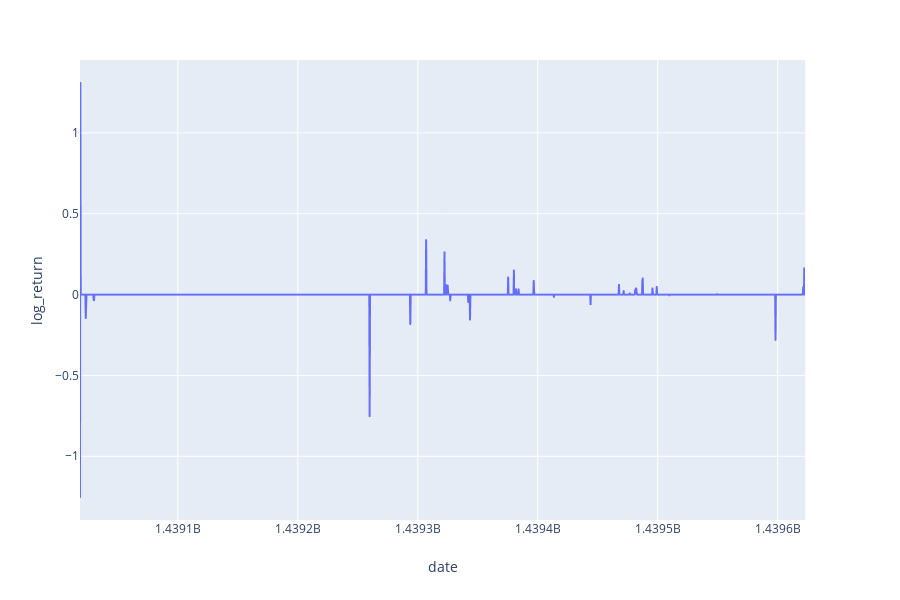

Notebook code cell kept with this figure:
### Markdown cell above
Noticed from quickly looking at this that maybe the first 100k data points shouldn't be used for ether because for the most part all of the log returns are zero.  Ether must not have been actively traded as much at that point.

### Code cell
import plotly.express as px
small_data = data.iloc[0:12*24*7]  # Log return is almost always 0 for the early part of the dataset.
# small_data = data.iloc[350000:350000+12*24*7]  # It appears that over a week, the log return is actually very rarely completely flat.
# small_data = data.iloc[100000:100000+12*24*7]  # It appears that over a week, the log return is actually very rarely completely flat.
fig = px.line(small_data, x='date', y='log_return')
fig.show()

### Figure 1 — Plotly figure (JSON) as saved in the notebook; plotly's stock layout.template omitted (floating-point values rounded to 4 significant figures; data arrays with more than 128 entries replaced by an {"elided": "..."} marker saying what was removed)
{"data": [{"hoverlabel": {"namelength": 0}, "hovertemplate": "date=%{x}<br>log_return=%{y}", "legendgroup": "", "line": {"color": "#636efa", "dash": "solid"}, "mode": "lines", "name": "", "showlegend": false, "type": "scattergl", "x": {"elided": "2016 int values"}, "xaxis": "x", "y": {"elided": "2016 float values"}, "yaxis": "y"}], "layout": {"height": 600, "legend": {"tracegroupgap": 0}, "margin": {"t": 60}, "xaxis": {"anchor": "y", "domain": [0, 0.98], "title": {"text": "date"}}, "yaxis": {"anchor": "x", "domain": [0, 1], "title": {"text": "log_return"}}}}
